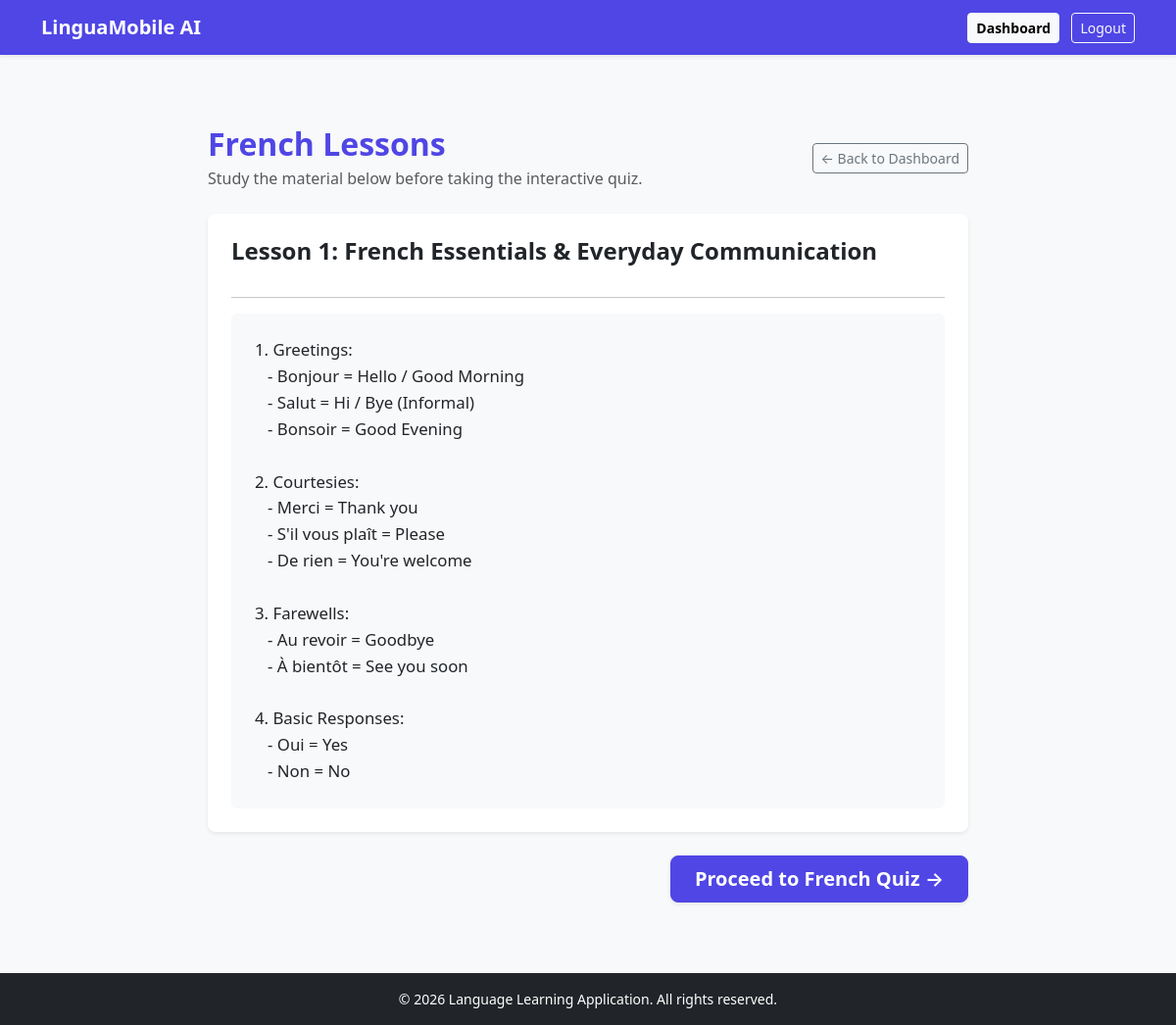
Page /lesson/1 (signed in) on the committed database.
### tables this page shows
CREATE TABLE languages (
            id INTEGER PRIMARY KEY AUTOINCREMENT,
            name TEXT UNIQUE NOT NULL,
            code TEXT UNIQUE NOT NULL
        );

CREATE TABLE lessons (
            id INTEGER PRIMARY KEY AUTOINCREMENT,
            language_id INTEGER,
            title TEXT NOT NULL,
            content TEXT NOT NULL,
            FOREIGN KEY (language_id) REFERENCES languages(id) ON DELETE CASCADE
        );

### app.py (the view)
@app.route('/lesson/<int:lang_id>')
def lesson(lang_id):
    if 'user' not in session:
        return redirect(url_for('login'))
    conn = get_db_connection()
    cursor = conn.cursor()
    cursor.execute("SELECT * FROM languages WHERE id = ?", (lang_id,))
    language = cursor.fetchone()
    cursor.execute("SELECT * FROM lessons WHERE language_id = ?", (lang_id,))
    lessons = cursor.fetchall()
    cursor.close()
    conn.close()
    return render_template('lesson.html', language=language, lessons=lessons)

### app.py (called while the page is built)
def get_db_connection():
    conn = sqlite3.connect(DB_PATH)
    conn.row_factory = sqlite3.Row
    return conn

### templates/lesson.html (shortened to what this page needs)
{% extends "base.html" %}
{% block content %}
<div class="container my-4" style="max-width: 800px;">
    <div class="d-flex justify-content-between align-items-center mb-4">
        <div>
            <h2 class="fw-bold mb-1" style="color: #4f46e5;">{{ language.name }} Lessons</h2>
            <p class="text-muted mb-0">Study the material below before taking the interactive quiz.</p>
        </div>
        <a href="{{ url_for('dashboard') }}" class="btn btn-outline-secondary btn-sm">← Back to Dashboard</a>
    </div>
    {% if lessons %}
        {% for lesson in lessons %}
        <div class="card shadow-sm border-0 mb-4 p-4 rounded-3">
            <h4 class="fw-bold text-dark mb-3">{{ lesson.title }}</h4>
            <hr class="mb-3">
            <div class="bg-light p-4 rounded text-dark" style="white-space: pre-wrap; font-size: 1.05rem; line-height: 1.6;">{{ lesson.content }}</div>
        </div>
        {% endfor %}
        <div class="text-end mt-4">
            <a href="{{ url_for('quiz', lang_id=language.id) }}" class="btn btn-lg text-white fw-semibold px-4 shadow-sm" style="background-color: #4f46e5; border-color: #4f46e5;">
                Proceed to {{ language.name }} Quiz →
            </a>
        </div>
    {% endif %}
</div>
{% endblock %}

### rows in the picture
languages: name "French"
lessons: title "Lesson 1: French Essentials & Everyday Communication", content "1. Greetings: - Bonjour = Hello / Good Morning - Salut = Hi / Bye (Informal) - Bonsoir = Good Evening 2. Courtesies: - Merci = Thank you - S'il vous plaît = Please - De rien = You're welcome 3. Farewells: - Au revoir = Goodbye - À bientôt = See you soon 4. Basic Responses: - Oui = Yes - Non = No"
